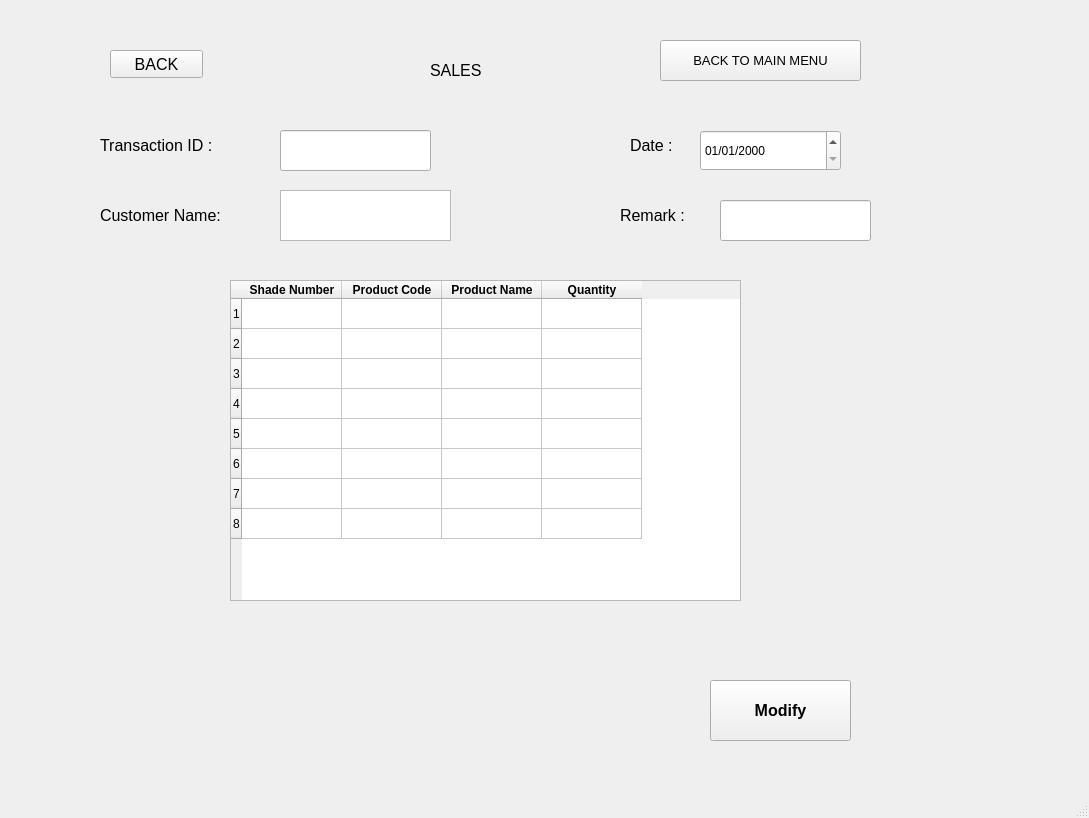
<?xml version="1.0" encoding="UTF-8"?>
<ui version="4.0">
 <class>sales_modify</class>
 <widget class="QMainWindow" name="sales_modify">
  <property name="geometry">
   <rect>
    <x>0</x>
    <y>0</y>
    <width>1089</width>
    <height>818</height>
   </rect>
  </property>
  <property name="windowTitle">
   <string>MainWindow</string>
  </property>
  <widget class="QWidget" name="centralwidget">
   <widget class="QTableWidget" name="sales_addtable1">
    <property name="geometry">
     <rect>
      <x>230</x>
      <y>280</y>
      <width>511</width>
      <height>321</height>
     </rect>
    </property>
    <property name="rowCount">
     <number>8</number>
    </property>
    <property name="columnCount">
     <number>4</number>
    </property>
    <row/>
    <row/>
    <row/>
    <row/>
    <row/>
    <row/>
    <row/>
    <row/>
    <column>
     <property name="text">
      <string>Shade Number</string>
     </property>
     <property name="font">
      <font>
       <weight>75</weight>
       <bold>true</bold>
      </font>
     </property>
    </column>
    <column>
     <property name="text">
      <string>Product Code</string>
     </property>
     <property name="font">
      <font>
       <weight>75</weight>
       <bold>true</bold>
      </font>
     </property>
    </column>
    <column>
     <property name="text">
      <string>Product Name</string>
     </property>
     <property name="font">
      <font>
       <weight>75</weight>
       <bold>true</bold>
      </font>
     </property>
    </column>
    <column>
     <property name="text">
      <string>Quantity</string>
     </property>
     <property name="font">
      <font>
       <weight>75</weight>
       <bold>true</bold>
      </font>
     </property>
    </column>
    <item row="0" column="2">
     <property name="text">
      <string/>
     </property>
     <property name="flags">
      <set>ItemIsSelectable|ItemIsDragEnabled|ItemIsEnabled</set>
     </property>
    </item>
    <item row="1" column="2">
     <property name="text">
      <string/>
     </property>
     <property name="flags">
      <set>ItemIsSelectable|ItemIsDragEnabled|ItemIsEnabled</set>
     </property>
    </item>
    <item row="2" column="2">
     <property name="text">
      <string/>
     </property>
     <property name="flags">
      <set>ItemIsSelectable|ItemIsDragEnabled|ItemIsEnabled</set>
     </property>
    </item>
    <item row="3" column="2">
     <property name="text">
      <string/>
     </property>
     <property name="flags">
      <set>ItemIsSelectable|ItemIsDragEnabled|ItemIsEnabled</set>
     </property>
    </item>
    <item row="4" column="2">
     <property name="text">
      <string/>
     </property>
     <property name="flags">
      <set>ItemIsSelectable|ItemIsDragEnabled|ItemIsEnabled</set>
     </property>
    </item>
    <item row="5" column="2">
     <property name="text">
      <string/>
     </property>
     <property name="flags">
      <set>ItemIsSelectable|ItemIsDragEnabled|ItemIsEnabled</set>
     </property>
    </item>
    <item row="6" column="2">
     <property name="text">
      <string/>
     </property>
     <property name="flags">
      <set>ItemIsSelectable|ItemIsDragEnabled|ItemIsEnabled</set>
     </property>
    </item>
    <item row="7" column="2">
     <property name="text">
      <string/>
     </property>
     <property name="flags">
      <set>ItemIsSelectable|ItemIsDragEnabled|ItemIsEnabled</set>
     </property>
    </item>
   </widget>
   <widget class="QPushButton" name="sales_modify_confirm">
    <property name="geometry">
     <rect>
      <x>710</x>
      <y>680</y>
      <width>141</width>
      <height>61</height>
     </rect>
    </property>
    <property name="font">
     <font>
      <pointsize>12</pointsize>
      <weight>75</weight>
      <bold>true</bold>
     </font>
    </property>
    <property name="text">
     <string>Modify</string>
    </property>
   </widget>
   <widget class="QLabel" name="label_6">
    <property name="geometry">
     <rect>
      <x>100</x>
      <y>190</y>
      <width>161</width>
      <height>51</height>
     </rect>
    </property>
    <property name="font">
     <font>
      <pointsize>12</pointsize>
     </font>
    </property>
    <property name="text">
     <string>Customer Name:</string>
    </property>
   </widget>
   <widget class="QLabel" name="label_7">
    <property name="geometry">
     <rect>
      <x>620</x>
      <y>190</y>
      <width>101</width>
      <height>51</height>
     </rect>
    </property>
    <property name="font">
     <font>
      <pointsize>12</pointsize>
     </font>
    </property>
    <property name="text">
     <string>Remark :</string>
    </property>
   </widget>
   <widget class="QLineEdit" name="sales_modify_transid">
    <property name="geometry">
     <rect>
      <x>280</x>
      <y>130</y>
      <width>151</width>
      <height>41</height>
     </rect>
    </property>
    <property name="font">
     <font>
      <pointsize>12</pointsize>
     </font>
    </property>
   </widget>
   <widget class="QLabel" name="label_5">
    <property name="geometry">
     <rect>
      <x>100</x>
      <y>120</y>
      <width>161</width>
      <height>51</height>
     </rect>
    </property>
    <property name="font">
     <font>
      <pointsize>12</pointsize>
     </font>
    </property>
    <property name="text">
     <string>Transaction ID : </string>
    </property>
   </widget>
   <widget class="QLabel" name="label_4">
    <property name="geometry">
     <rect>
      <x>630</x>
      <y>120</y>
      <width>71</width>
      <height>51</height>
     </rect>
    </property>
    <property name="font">
     <font>
      <pointsize>12</pointsize>
     </font>
    </property>
    <property name="text">
     <string>Date :</string>
    </property>
   </widget>
   <widget class="QLineEdit" name="sales_modify_remark">
    <property name="geometry">
     <rect>
      <x>720</x>
      <y>200</y>
      <width>151</width>
      <height>41</height>
     </rect>
    </property>
    <property name="font">
     <font>
      <pointsize>12</pointsize>
     </font>
    </property>
   </widget>
   <widget class="QLabel" name="label_3">
    <property name="geometry">
     <rect>
      <x>430</x>
      <y>50</y>
      <width>151</width>
      <height>41</height>
     </rect>
    </property>
    <property name="font">
     <font>
      <pointsize>12</pointsize>
     </font>
    </property>
    <property name="text">
     <string>SALES</string>
    </property>
   </widget>
   <widget class="QPushButton" name="sales_modify_backmenu">
    <property name="geometry">
     <rect>
      <x>660</x>
      <y>40</y>
      <width>201</width>
      <height>41</height>
     </rect>
    </property>
    <property name="font">
     <font>
      <pointsize>10</pointsize>
     </font>
    </property>
    <property name="text">
     <string>BACK TO MAIN MENU</string>
    </property>
   </widget>
   <widget class="QPushButton" name="sales_modify_back">
    <property name="geometry">
     <rect>
      <x>110</x>
      <y>50</y>
      <width>93</width>
      <height>28</height>
     </rect>
    </property>
    <property name="font">
     <font>
      <pointsize>12</pointsize>
     </font>
    </property>
    <property name="text">
     <string>BACK</string>
    </property>
   </widget>
   <widget class="QDateEdit" name="dateEdit_sales_modify">
    <property name="geometry">
     <rect>
      <x>700</x>
      <y>130</y>
      <width>141</width>
      <height>41</height>
     </rect>
    </property>
    <property name="displayFormat">
     <string>dd/MM/yyyy</string>
    </property>
   </widget>
   <widget class="QListView" name="listView">
    <property name="geometry">
     <rect>
      <x>280</x>
      <y>190</y>
      <width>171</width>
      <height>51</height>
     </rect>
    </property>
   </widget>
  </widget>
  <widget class="QMenuBar" name="menubar">
   <property name="geometry">
    <rect>
     <x>0</x>
     <y>0</y>
     <width>1089</width>
     <height>26</height>
    </rect>
   </property>
  </widget>
  <widget class="QStatusBar" name="statusbar"/>
 </widget>
 <resources/>
 <connections/>
</ui>
